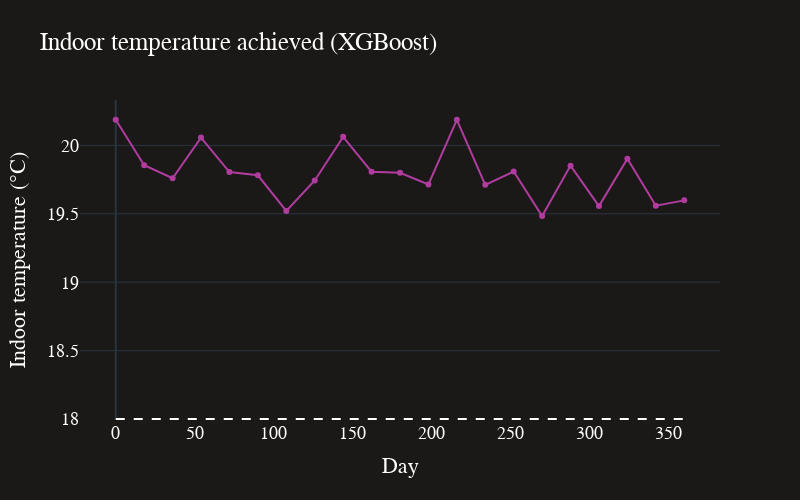

The notebook cell this image was saved under:
### Markdown cell above
## How does XGBoost perform in the real world?

We can use XGBoost to generate recommendations, and see how well it performs in the real world using simulated interventions.

### Code cell
target_indoor_temp = 18

# Predict heating for outdoor_temp = current_outdoor_temp, indoor_temp = target_temp
day_idx = np.arange(0, data.shape[0], data.shape[0]//20)
X = np.stack([outdoor_temp_test, np.repeat(target_indoor_temp, repeats=len(outdoor_temp_test))], axis=1)
heating_pred_xgb = xgb_model.predict(X)
indoor_temp_xgb, energy_xgb = set_heating(heating_pred_xgb, outdoor_temp_test, noise=False)

fig = go.Figure()

# Create line plots
fig.add_trace(go.Scatter(y=indoor_temp_xgb, x=day_idx, mode='lines+markers', name='XGBoost', line_width=2, line_color=colors[1]))

# Add target temperature line
fig.add_shape(type='line',
              x0=day_idx[0], y0=target_indoor_temp, x1=day_idx[-1], y1=target_indoor_temp,
              line=dict(color='white', width=2, dash='dash'))

# Update axes properties
fig.update_layout(
    template='plotly_dark',
    paper_bgcolor=background_color,  # Background color for the whole figure
    plot_bgcolor=background_color,   # Background color for the plotting area
    xaxis_title="Day",  # X-axis label
    yaxis_title="Indoor temperature (°C)",  # Y-axis label
    title="Indoor temperature achieved (XGBoost)",  # Title of the plot
    font=dict(family="Helvetica", size=18, color="white"),  # Set the font here
    xaxis=dict(showgrid=False),  # Increase X-axis label size
    yaxis=dict(showgrid=True),   # Increase Y-axis label size
    width=800,  # Set the figure width
    height=500,  # Set the figure height
)

# Show plot
fig.show()

### Figure 1 — Plotly figure (JSON) as saved in the notebook; plotly's stock layout.template omitted (floating-point values rounded to 4 significant figures; data arrays with more than 128 entries replaced by an {"elided": "..."} marker saying what was removed)
{"data": [{"line": {"color": "#B13CA0", "width": 2}, "mode": "lines+markers", "name": "XGBoost", "type": "scatter", "x": [0, 18, 36, 54, 72, 90, 108, 126, 144, 162, 180, 198, 216, 234, 252, 270, 288, 306, 324, 342, 360], "y": {"elided": "365 float values"}}], "layout": {"font": {"color": "white", "family": "Helvetica", "size": 18}, "height": 500, "paper_bgcolor": "#1b1917", "plot_bgcolor": "#1b1917", "shapes": [{"line": {"color": "white", "dash": "dash", "width": 2}, "type": "line", "x0": 0, "x1": 360, "y0": 18, "y1": 18}], "title": {"text": "Indoor temperature achieved (XGBoost)"}, "width": 800, "xaxis": {"showgrid": false, "title": {"text": "Day"}}, "yaxis": {"showgrid": true, "title": {"text": "Indoor temperature (°C)"}}}}
